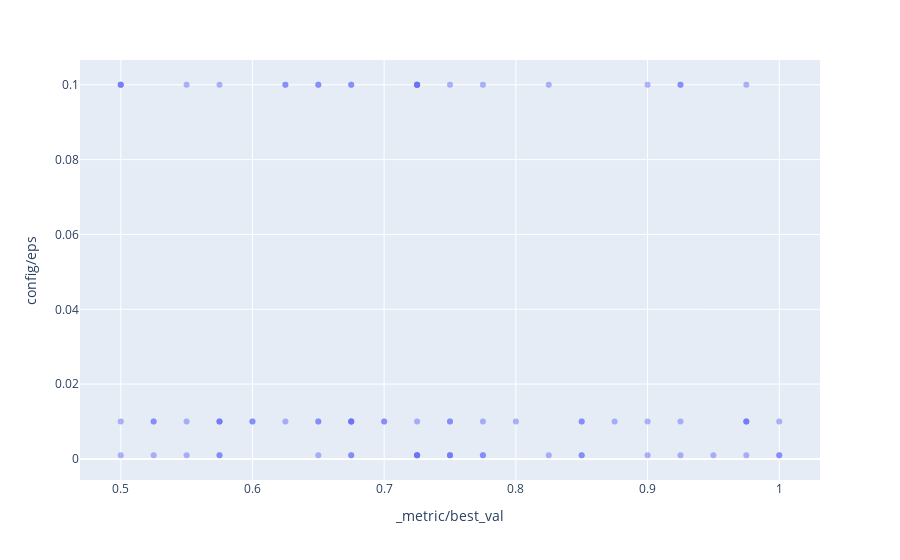

Notebook cell for this chart:
### Code cell
px.scatter(dd[dcols],x='_metric/best_val',y='config/eps',opacity=0.5)

### Figure 1 — Plotly figure (JSON) as saved in the notebook; plotly's stock layout.template omitted (floating-point values rounded to 4 significant figures)
{"data": [{"hovertemplate": "_metric/best_val=%{x}<br>config/eps=%{y}<extra></extra>", "legendgroup": "", "marker": {"color": "#636efa", "opacity": 0.5, "symbol": "circle"}, "mode": "markers", "name": "", "orientation": "v", "showlegend": false, "type": "scatter", "x": [0.9, 0.75, 0.5, 0.625, 0.725, 0.725, 0.775, 0.675, 0.575, 1, 0.725, 0.625, 0.8, 1, 0.65, 0.525, 0.975, 0.575, 0.675, 0.6, 0.775, 0.675, 0.75, 0.55, 0.85, 0.65, 0.55, 0.95, 0.675, 0.725, 0.925, 0.5, 0.575, 0.725, 0.775, 0.7, 0.975, 0.675, 0.675, 0.75, 0.85, 0.675, 0.75, 0.65, 0.925, 0.825, 0.55, 0.5, 0.5, 0.725, 0.75, 0.925, 0.65, 0.725, 0.725, 0.525, 0.9, 0.875, 0.85, 0.6, 0.625, 0.65, 0.525, 0.85, 0.7, 0.825, 0.925, 0.9, 0.725, 0.775, 0.675, 0.975, 0.5, 1, 0.575, 0.575, 0.75, 0.975, 0.725, 0.975, 0.575], "xaxis": "x", "y": [0.1, 0.1, 0.1, 0.1, 0.1, 0.01, 0.001, 0.001, 0.001, 0.001, 0.1, 0.01, 0.01, 0.01, 0.1, 0.01, 0.01, 0.01, 0.01, 0.01, 0.01, 0.1, 0.01, 0.1, 0.001, 0.01, 0.001, 0.001, 0.001, 0.001, 0.01, 0.01, 0.1, 0.001, 0.001, 0.01, 0.01, 0.01, 0.1, 0.001, 0.01, 0.01, 0.01, 0.001, 0.001, 0.1, 0.01, 0.001, 0.1, 0.1, 0.001, 0.1, 0.01, 0.1, 0.001, 0.001, 0.01, 0.01, 0.001, 0.01, 0.1, 0.1, 0.01, 0.01, 0.01, 0.001, 0.1, 0.001, 0.1, 0.1, 0.01, 0.1, 0.1, 0.001, 0.001, 0.01, 0.001, 0.01, 0.001, 0.001, 0.01], "yaxis": "y"}], "layout": {"legend": {"tracegroupgap": 0}, "margin": {"t": 60}, "xaxis": {"anchor": "y", "domain": [0, 1], "title": {"text": "_metric/best_val"}}, "yaxis": {"anchor": "x", "domain": [0, 1], "title": {"text": "config/eps"}}}}
